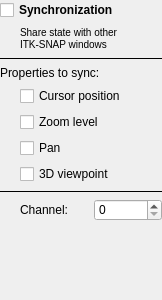
<?xml version="1.0" encoding="UTF-8"?>
<ui version="4.0">
 <class>SynchronizationInspector</class>
 <widget class="QWidget" name="SynchronizationInspector">
  <property name="geometry">
   <rect>
    <x>0</x>
    <y>0</y>
    <width>162</width>
    <height>300</height>
   </rect>
  </property>
  <property name="windowTitle">
   <string>Form</string>
  </property>
  <property name="styleSheet">
   <string notr="true">*  {
font-size: 12px;
}
</string>
  </property>
  <layout class="QVBoxLayout" name="verticalLayout">
   <property name="margin">
    <number>0</number>
   </property>
   <item>
    <widget class="QCheckBox" name="chkSync">
     <property name="styleSheet">
      <string notr="true">font-weight:bold;</string>
     </property>
     <property name="text">
      <string>Synchronization</string>
     </property>
    </widget>
   </item>
   <item>
    <layout class="QHBoxLayout" name="horizontalLayout">
     <property name="spacing">
      <number>0</number>
     </property>
     <property name="leftMargin">
      <number>20</number>
     </property>
     <item>
      <widget class="QLabel" name="label">
       <property name="font">
        <font>
         <pointsize>-1</pointsize>
        </font>
       </property>
       <property name="styleSheet">
        <string notr="true">font-size:10px;</string>
       </property>
       <property name="text">
        <string>Share state with other 
ITK-SNAP windows</string>
       </property>
       <property name="scaledContents">
        <bool>false</bool>
       </property>
       <property name="alignment">
        <set>Qt::AlignLeading|Qt::AlignLeft|Qt::AlignVCenter</set>
       </property>
       <property name="wordWrap">
        <bool>true</bool>
       </property>
      </widget>
     </item>
    </layout>
   </item>
   <item>
    <widget class="Line" name="line_2">
     <property name="frameShadow">
      <enum>QFrame::Plain</enum>
     </property>
     <property name="midLineWidth">
      <number>1</number>
     </property>
     <property name="orientation">
      <enum>Qt::Horizontal</enum>
     </property>
    </widget>
   </item>
   <item>
    <widget class="QLabel" name="label_3">
     <property name="text">
      <string>Properties to sync:</string>
     </property>
    </widget>
   </item>
   <item>
    <widget class="QWidget" name="panelProperties" native="true">
     <property name="enabled">
      <bool>true</bool>
     </property>
     <property name="styleSheet">
      <string notr="true"/>
     </property>
     <layout class="QVBoxLayout" name="verticalLayout_2">
      <property name="leftMargin">
       <number>20</number>
      </property>
      <property name="topMargin">
       <number>0</number>
      </property>
      <property name="rightMargin">
       <number>0</number>
      </property>
      <property name="bottomMargin">
       <number>0</number>
      </property>
      <item>
       <widget class="QCheckBox" name="chkCursor">
        <property name="text">
         <string>Cursor position</string>
        </property>
       </widget>
      </item>
      <item>
       <widget class="QCheckBox" name="chkZoom">
        <property name="text">
         <string>Zoom level</string>
        </property>
       </widget>
      </item>
      <item>
       <widget class="QCheckBox" name="chkPan">
        <property name="text">
         <string>Pan</string>
        </property>
       </widget>
      </item>
      <item>
       <widget class="QCheckBox" name="chkCamera">
        <property name="text">
         <string>3D viewpoint</string>
        </property>
       </widget>
      </item>
     </layout>
    </widget>
   </item>
   <item>
    <widget class="Line" name="line_3">
     <property name="frameShadow">
      <enum>QFrame::Plain</enum>
     </property>
     <property name="midLineWidth">
      <number>1</number>
     </property>
     <property name="orientation">
      <enum>Qt::Horizontal</enum>
     </property>
    </widget>
   </item>
   <item>
    <widget class="QWidget" name="panelChannel" native="true">
     <layout class="QHBoxLayout" name="horizontalLayout_2">
      <property name="spacing">
       <number>6</number>
      </property>
      <property name="leftMargin">
       <number>20</number>
      </property>
      <property name="topMargin">
       <number>0</number>
      </property>
      <property name="rightMargin">
       <number>0</number>
      </property>
      <property name="bottomMargin">
       <number>0</number>
      </property>
      <item>
       <widget class="QLabel" name="label_2">
        <property name="text">
         <string>Channel:</string>
        </property>
       </widget>
      </item>
      <item>
       <widget class="QSpinBox" name="inChannel"/>
      </item>
     </layout>
    </widget>
   </item>
   <item>
    <spacer name="verticalSpacer">
     <property name="orientation">
      <enum>Qt::Vertical</enum>
     </property>
     <property name="sizeHint" stdset="0">
      <size>
       <width>20</width>
       <height>40</height>
      </size>
     </property>
    </spacer>
   </item>
  </layout>
 </widget>
 <resources/>
 <connections/>
</ui>
